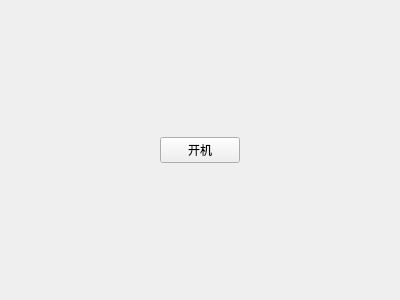
<?xml version="1.0" encoding="UTF-8"?>
<ui version="4.0">
 <class>StartUpWindow</class>
 <widget class="QWidget" name="StartUpWindow">
  <property name="geometry">
   <rect>
    <x>0</x>
    <y>0</y>
    <width>400</width>
    <height>300</height>
   </rect>
  </property>
  <property name="windowTitle">
   <string>Form</string>
  </property>
  <layout class="QGridLayout" name="gridLayout">
   <item row="0" column="0">
    <spacer name="horizontalSpacer">
     <property name="orientation">
      <enum>Qt::Horizontal</enum>
     </property>
     <property name="sizeHint" stdset="0">
      <size>
       <width>145</width>
       <height>20</height>
      </size>
     </property>
    </spacer>
   </item>
   <item row="0" column="1">
    <widget class="QPushButton" name="StartUpButton">
     <property name="text">
      <string>开机</string>
     </property>
    </widget>
   </item>
   <item row="0" column="2">
    <spacer name="horizontalSpacer_2">
     <property name="orientation">
      <enum>Qt::Horizontal</enum>
     </property>
     <property name="sizeHint" stdset="0">
      <size>
       <width>144</width>
       <height>20</height>
      </size>
     </property>
    </spacer>
   </item>
  </layout>
 </widget>
 <resources/>
 <connections>
  <connection>
   <sender>StartUpButton</sender>
   <signal>clicked()</signal>
   <receiver>StartUpWindow</receiver>
   <slot>ShowUserLoginWidget()</slot>
   <hints>
    <hint type="sourcelabel">
     <x>191</x>
     <y>145</y>
    </hint>
    <hint type="destinationlabel">
     <x>224</x>
     <y>243</y>
    </hint>
   </hints>
  </connection>
 </connections>
 <slots>
  <slot>ShowUserLoginWidget()</slot>
 </slots>
</ui>
